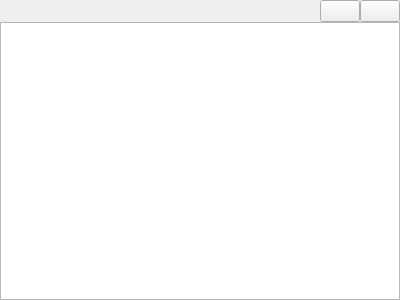
<?xml version="1.0" encoding="UTF-8"?>
<ui version="4.0">
 <class>FrameQueryResult</class>
 <widget class="QFrame" name="FrameQueryResult">
  <property name="geometry">
   <rect>
    <x>0</x>
    <y>0</y>
    <width>400</width>
    <height>300</height>
   </rect>
  </property>
  <property name="windowTitle">
   <string>Frame</string>
  </property>
  <layout class="QVBoxLayout" name="verticalLayout">
   <property name="spacing">
    <number>0</number>
   </property>
   <property name="leftMargin">
    <number>0</number>
   </property>
   <property name="topMargin">
    <number>0</number>
   </property>
   <property name="rightMargin">
    <number>0</number>
   </property>
   <property name="bottomMargin">
    <number>0</number>
   </property>
   <item>
    <layout class="QHBoxLayout" name="frameResultToolbar">
     <item>
      <spacer name="horizontalSpacer_2">
       <property name="orientation">
        <enum>Qt::Horizontal</enum>
       </property>
       <property name="sizeHint" stdset="0">
        <size>
         <width>40</width>
         <height>20</height>
        </size>
       </property>
      </spacer>
     </item>
     <item>
      <widget class="QPushButton" name="buttonOpenLink">
       <property name="toolTip">
        <string>View selected metabolite(s) online</string>
       </property>
       <property name="text">
        <string/>
       </property>
       <property name="icon">
        <iconset resource="../resource.qrc">
         <normaloff>:/icons/globe.png</normaloff>:/icons/globe.png</iconset>
       </property>
      </widget>
     </item>
     <item>
      <widget class="QPushButton" name="buttonSave">
       <property name="toolTip">
        <string>Export query result</string>
       </property>
       <property name="text">
        <string/>
       </property>
       <property name="icon">
        <iconset resource="../resource.qrc">
         <normaloff>:/icons/document-save-as.png</normaloff>:/icons/document-save-as.png</iconset>
       </property>
      </widget>
     </item>
    </layout>
   </item>
   <item>
    <widget class="QTableView" name="viewSearchResult">
     <property name="editTriggers">
      <set>QAbstractItemView::NoEditTriggers</set>
     </property>
    </widget>
   </item>
  </layout>
 </widget>
 <resources>
  <include location="../resource.qrc"/>
 </resources>
 <connections/>
</ui>
